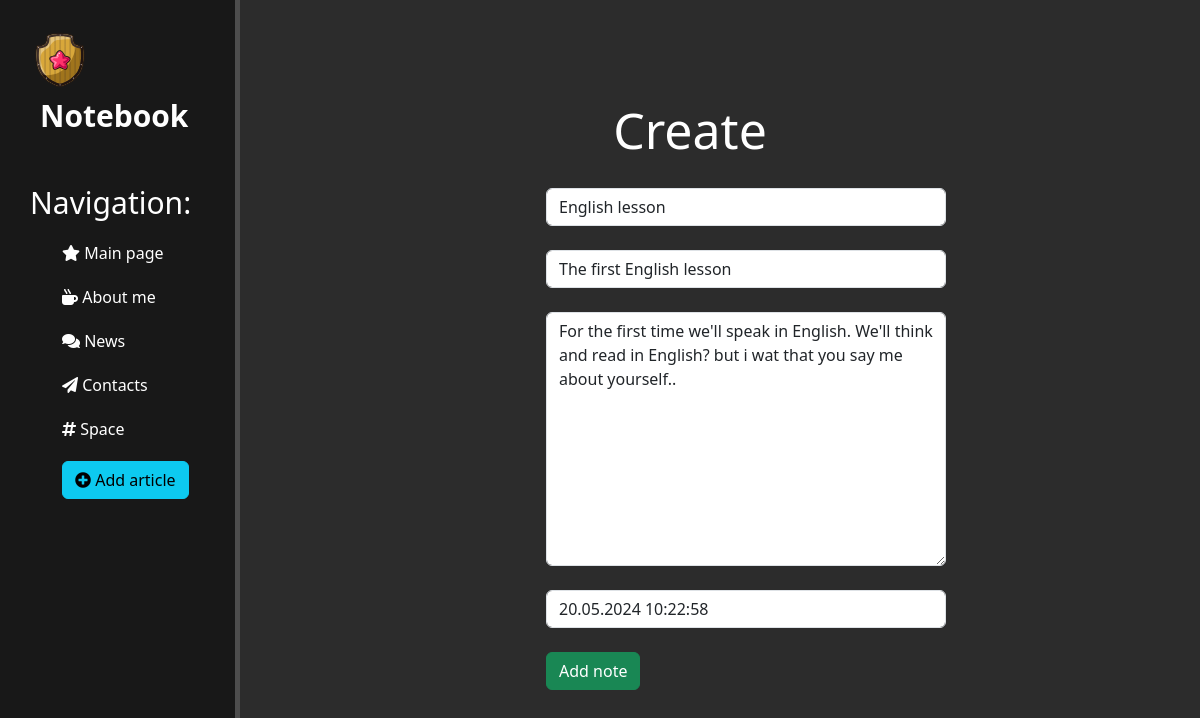
Page /news/6/update on the earlier database version.
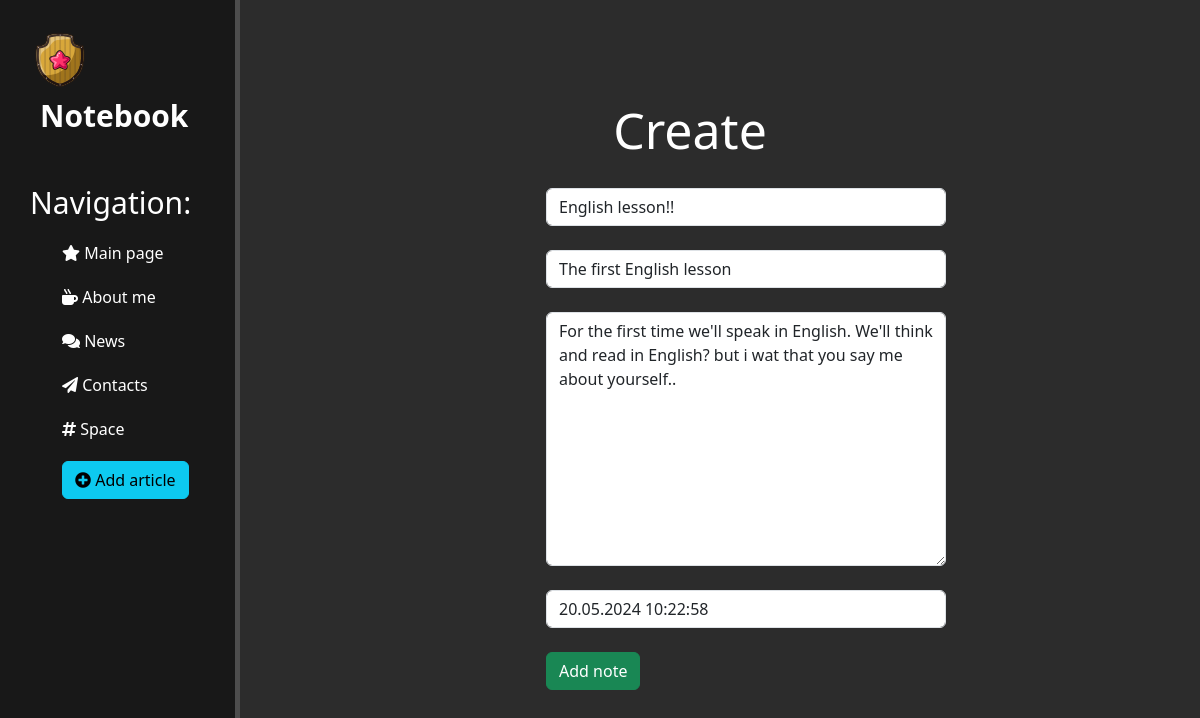
Same page on the later database version.
### news/models.py (models this page shows, shortened)
class Article(models.Model):  # 1. создаем класс для базы данных
    title = models.CharField('Title',  max_length=50)  # 2.1 строка до 250 символов
    anons = models.CharField('Notification',  max_length=250)
    full_text = models.TextField('Article')  # 2.2 строка больше 250 символов
    date = models.DateTimeField('Дата публикации')  # 2.3 дата и время
    class Meta:
        verbose_name = 'Новость'
        verbose_name_plural = 'Новости'

### news/views.py (the view)
# urls.py: path('<int:pk>/update', views.NewsUpdateView.as_view(), name='news-update'),  # 5. обращаемся к динамической
class NewsUpdateView(UpdateView):
    model = Article
    template_name = 'news/create.html'  # 6.1 используем шаблон для редактирования, так как он у нас уже есть
    form_class = ArticleForm  # 6.2 указываем класс для корректного отображения формы, убираем список полей для вывода

### news/forms.py
class ArticleForm(ModelForm):
    class Meta:
        model = Article  # 1.1 определяем модель
        fields = ['title', 'anons', 'full_text', 'date']  # 1.2 названия полей, которые нужны, из файла models.py
        widgets = {
            'title': TextInput({
                'class': 'form-control',
                'placeholder': "Article's name"
            }),
            'anons': TextInput({
                'class': 'form-control',
                'placeholder': "Article's notification"
            }),
            'full_text': Textarea({
                'class': 'form-control',
                'placeholder': "Atricle's text"
            }),
            'date': DateTimeInput({
                'class': 'form-control',
                'placeholder': "Date of public"
            }),
        }

### news/templates/news/create.html (shortened to what this page needs)
{% extends 'main/layout.html' %}
{% block content %}
    <div class="features">
        <h1>Create</h1>
        <form method="post" action="" class="create_articles">
            {{ form.title }}<br>
            {{ form.anons }}<br>
            {{ form.full_text }}<br>
            {{ form.date }}<br>
            <button class="btn btn-success" type="submit"> Add note </button>
        </form>
    </div>
{% endblock %}

Differences in the rows shown:
changed Article "The first English lesson": title "English lesson" → "English lesson!!"
